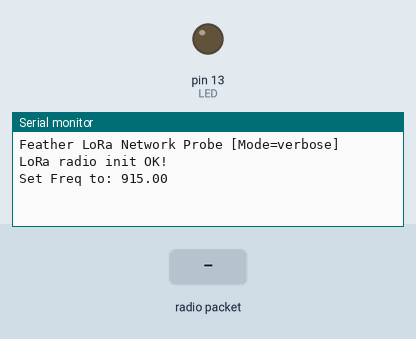
Bench run of a sketch on a simulated Arduino Uno, built for the host (arithmetic inside an expression is 32-bit, double 64-bit). On the bench: output pins drawn as LEDs (lit = HIGH), the last lines printed to the serial monitor. The test bench sets the inputs (shaded band). No radio packets arrive unless stated; pins used as bus, display or sensor lines are not drawn.

Above: at 1.2 s.
1.3 s: radio packet "~" arrives
At 1.9 s:
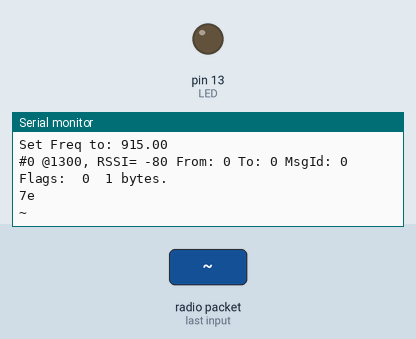
2.8 s: radio packet "1" arrives
At 4.2 s:
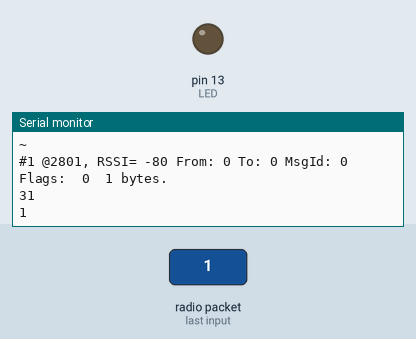

Measured:
- after the input at 1.3 s, the serial monitor: prints a new line at once (image 1)
- after the input at 2.8 s, the serial monitor: prints a new line at once (image 2)

The sketch:

LoRa_sniffer.ino
```cpp
// (licence header left out)
// Feb/Mar 2024: Many mods to formatted dump.

/* Example sketch to capture all packets on a LoRa (RF95) radio network and send them to the
    serial port for monitoring or debugging a LoRa network.

    Output MODE can be verbose or delimited
        - verbose sends output as readable text output with each field labeled
        - delimited sends output as a compressed text string, delimited by a char of your choice
   Delimited is intended to be captured to a file on the serial host and displayed in an application
   such as Excel or OpenOffice
*/

enum OutputMode { verbose, delimited };

/* Define your desired output format here */
OutputMode mode = verbose; //delimited;
#define DELIMITER_CHAR '~'
/* end output format defintion */

#include <SPI.h>
#include <RH_RF95.h>
#include <stdio.h>

#define RH_FLAGS_ACK 0x80

/* for feather m0  */
#define RFM95_CS 8
#define RFM95_RST 4
#define RFM95_INT 3


// Change to 434.0 or other frequency, must match RX's freq!
#define RF95_FREQ 915.0

// Singleton instance of the radio driver
RH_RF95 rf95(RFM95_CS, RFM95_INT);

// Blink LED on packet receipt (Adafruit M0 here)
#define LED 13


int16_t rxCount = 0;                                        // packet counter
uint8_t rxBuffer[RH_RF95_MAX_MESSAGE_LEN];                  // receive buffer
uint8_t rxRecvLen;                                          // number of bytes actually received
char printBuffer[512] = "\0";                               // to send output to the PC
char formatString[] = {"%d~%d~%d~%d~%d~%d~%2x~%s~%d~%s"};
char legendString[] = "Rx Count~Rx@millis~LastRSSI~FromAddr~ToAddr~MsgId~HdrFlags~isAck~PacketLen~PacketContents";

int N_NODES = 6; //maximum expected number of LoRa network nodes (concerns only message display formatting)

void setup()
{
  pinMode(LED, OUTPUT);
  pinMode(RFM95_RST, OUTPUT);
  digitalWrite(RFM95_RST, HIGH);

  Serial.begin(115200);
  while (!Serial);

  Serial.print("Feather LoRa Network Probe [Mode=");
  Serial.print(mode == verbose ? "verbose" : "delimited");
  Serial.println("]");

  // manual reset
  digitalWrite(RFM95_RST, LOW);
  delay(10);
  digitalWrite(RFM95_RST, HIGH);
  delay(10);

  while (!rf95.init()) {
    Serial.println("LoRa radio init failed");
    while (1);
  }
  Serial.println("LoRa radio init OK!");

  if (!rf95.setFrequency(RF95_FREQ)) {                  // Defaults after init are 434.0MHz, modulation GFSK_Rb250Fd250, +13dbM
    Serial.println("setFrequency failed");
    while (1);                                        // if can't set frequency, we are cooked!
  }
  Serial.print("Set Freq to: "); Serial.println(RF95_FREQ);

  // Defaults after init are 434.0MHz, 13dBm, Bw = 125 kHz, Cr = 4/5, Sf = 128chips/symbol, CRC on

  // need to setPromiscuous(true) to receive all frames
  rf95.setPromiscuous(true);

  // set delimeter
  if (mode == delimited) {
    if (DELIMITER_CHAR != '~') {
      for (int i = 0; i < sizeof(formatString); i++)
      {
        if (formatString[i] == '~')
          formatString[i] = DELIMITER_CHAR;
      }
      for (int i = 0; i < sizeof(legendString); i++)
      {
        if (legendString[i] == '~')
          legendString[i] = DELIMITER_CHAR;
      }
    }
    Serial.println(legendString);
  }
}


void loop()
{
  // wait for a lora packet
  rxRecvLen = sizeof(rxBuffer);               // RadioHead expects max buffer, will update to received bytes
  digitalWrite(LED, LOW);

  if (rf95.available())
  {
    digitalWrite(LED, HIGH);
    if (rf95.recv(rxBuffer, &rxRecvLen))
    {
      char isAck[4] = {0};
      if (rf95.headerFlags() & RH_FLAGS_ACK)
        memcpy(isAck, "Ack", 3);
      rxBuffer[rxRecvLen] = '\0';

      if (mode == delimited)
      {
        snprintf(printBuffer, sizeof(printBuffer), formatString, rxCount++, millis(), rf95.lastRssi(),
                 rf95.headerFrom(), rf95.headerTo(), rf95.headerId(), rf95.headerFlags(), isAck, rxRecvLen, rxBuffer);
        Serial.println(printBuffer);
      }
      else
      {
        snprintf(printBuffer, sizeof(printBuffer), "\n#%d @%d, RSSI= %d ",
                 rxCount++, millis(), rf95.lastRssi());
        Serial.print(printBuffer);
        snprintf(printBuffer, sizeof(printBuffer), "From: %d To: %d MsgId: %d  Flags: %2x %s %d bytes.",
                 rf95.headerFrom(), rf95.headerTo(), rf95.headerId(), rf95.headerFlags(), isAck, rxRecvLen);
        Serial.println(printBuffer);

        if ((rf95.headerFlags() & RH_FLAGS_ACK) == 0) { //skip if ACK
        // hex and/or ASCII dump of packet
        char hexbuf[6];
        int charcnt = 0;

        // hex dump
        for (int ic = 0; ic < rxRecvLen; ic++) {
          sprintf(hexbuf, "%02x ", rxBuffer[ic]);
          Serial.print(hexbuf);
          charcnt += 3;
          if (charcnt > 120) {
            Serial.println();
            charcnt = 0;
          }
        }
        if (charcnt > 0) Serial.println(); //terminate last line

        // ASCII dump
        for (int ic = 0; ic < rxRecvLen; ic++) {
          char c = rxBuffer[ic];
          if (c >= ' ' and c < 127) Serial.print(c);
          else Serial.print('.');
          charcnt++;
          if (charcnt > 120) {  //line wrap as in ASCII dump
            Serial.println();
            charcnt = 0;
          }
        }
        if (charcnt > 0) Serial.println();
        } //not ACK
      }
    }
  }
}
```
